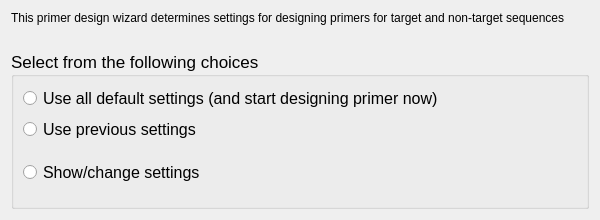
<?xml version="1.0" encoding="UTF-8"?>
<ui version="4.0">
 <class>pSettingStartPage</class>
 <widget class="QWizardPage" name="pSettingStartPage">
  <property name="geometry">
   <rect>
    <x>0</x>
    <y>0</y>
    <width>600</width>
    <height>220</height>
   </rect>
  </property>
  <property name="minimumSize">
   <size>
    <width>600</width>
    <height>185</height>
   </size>
  </property>
  <property name="windowTitle">
   <string/>
  </property>
  <property name="title">
   <string/>
  </property>
  <layout class="QGridLayout" name="gridLayout_2">
   <item row="0" column="0">
    <layout class="QGridLayout" name="gridLayout_3">
     <item row="0" column="0">
      <widget class="QLabel" name="label">
       <property name="sizePolicy">
        <sizepolicy hsizetype="MinimumExpanding" vsizetype="Fixed">
         <horstretch>0</horstretch>
         <verstretch>0</verstretch>
        </sizepolicy>
       </property>
       <property name="text">
        <string>This primer design wizard determines settings for designing primers for target and non-target sequences</string>
       </property>
      </widget>
     </item>
     <item row="1" column="0">
      <spacer name="horizontalSpacer">
       <property name="orientation">
        <enum>Qt::Horizontal</enum>
       </property>
       <property name="sizeType">
        <enum>QSizePolicy::Fixed</enum>
       </property>
       <property name="sizeHint" stdset="0">
        <size>
         <width>40</width>
         <height>20</height>
        </size>
       </property>
      </spacer>
     </item>
     <item row="2" column="0">
      <widget class="QGroupBox" name="groupBox">
       <property name="font">
        <font>
         <pointsize>13</pointsize>
        </font>
       </property>
       <property name="title">
        <string>Select from the following choices</string>
       </property>
       <layout class="QGridLayout" name="gridLayout">
        <item row="0" column="0">
         <layout class="QVBoxLayout" name="verticalLayout">
          <item>
           <widget class="QRadioButton" name="radioButton_default">
            <property name="sizePolicy">
             <sizepolicy hsizetype="Minimum" vsizetype="Fixed">
              <horstretch>0</horstretch>
              <verstretch>0</verstretch>
             </sizepolicy>
            </property>
            <property name="font">
             <font>
              <pointsize>12</pointsize>
             </font>
            </property>
            <property name="text">
             <string>Use all default settings (and start designing primer now)</string>
            </property>
           </widget>
          </item>
          <item>
           <widget class="QRadioButton" name="radioButton_prev">
            <property name="sizePolicy">
             <sizepolicy hsizetype="Minimum" vsizetype="Fixed">
              <horstretch>0</horstretch>
              <verstretch>0</verstretch>
             </sizepolicy>
            </property>
            <property name="font">
             <font>
              <pointsize>12</pointsize>
             </font>
            </property>
            <property name="text">
             <string>Use previous settings</string>
            </property>
           </widget>
          </item>
          <item>
           <widget class="QRadioButton" name="radioButton_show">
            <property name="sizePolicy">
             <sizepolicy hsizetype="Minimum" vsizetype="Minimum">
              <horstretch>0</horstretch>
              <verstretch>0</verstretch>
             </sizepolicy>
            </property>
            <property name="font">
             <font>
              <pointsize>12</pointsize>
             </font>
            </property>
            <property name="text">
             <string>Show/change settings</string>
            </property>
           </widget>
          </item>
         </layout>
        </item>
       </layout>
      </widget>
     </item>
    </layout>
   </item>
  </layout>
 </widget>
 <resources/>
 <connections>
  <connection>
   <sender>radioButton_default</sender>
   <signal>clicked()</signal>
   <receiver>pSettingStartPage</receiver>
   <slot>onFinishSetting()</slot>
   <hints>
    <hint type="sourcelabel">
     <x>25</x>
     <y>86</y>
    </hint>
    <hint type="destinationlabel">
     <x>6</x>
     <y>37</y>
    </hint>
   </hints>
  </connection>
  <connection>
   <sender>radioButton_prev</sender>
   <signal>clicked()</signal>
   <receiver>pSettingStartPage</receiver>
   <slot>onFinishSetting()</slot>
   <hints>
    <hint type="sourcelabel">
     <x>24</x>
     <y>109</y>
    </hint>
    <hint type="destinationlabel">
     <x>4</x>
     <y>102</y>
    </hint>
   </hints>
  </connection>
  <connection>
   <sender>radioButton_show</sender>
   <signal>clicked()</signal>
   <receiver>pSettingStartPage</receiver>
   <slot>onContinue()</slot>
   <hints>
    <hint type="sourcelabel">
     <x>45</x>
     <y>136</y>
    </hint>
    <hint type="destinationlabel">
     <x>45</x>
     <y>157</y>
    </hint>
   </hints>
  </connection>
 </connections>
 <slots>
  <slot>onFinishSetting()</slot>
  <slot>onContinue()</slot>
 </slots>
</ui>
